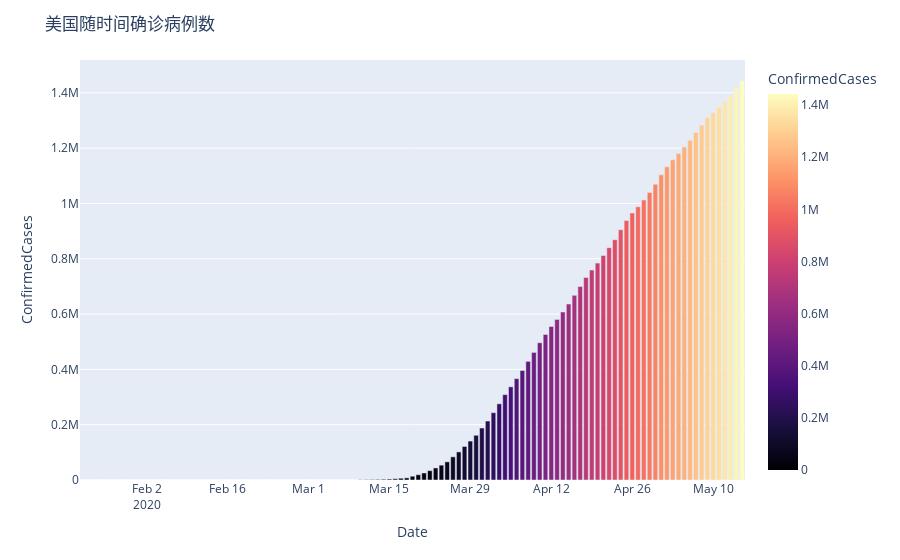

The cell this chart's notebook holds for it:
### Code cell
fig = px.bar(df_usa_records,x='Date', y='ConfirmedCases', color="ConfirmedCases", color_continuous_scale=px.colors.sequential.Magma)
fig.update_layout(title_text='美国随时间确诊病例数')
fig.show()
